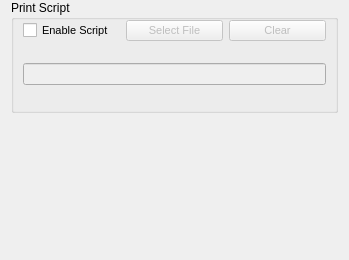
     <widget class="QWidget" name="DynamicPrintMode">
      <property name="geometry">
       <rect>
        <x>0</x>
        <y>0</y>
        <width>349</width>
        <height>260</height>
       </rect>
      </property>
      <attribute name="label">
       <string>                     Dynamic Print Mode</string>
      </attribute>
      <layout class="QGridLayout" name="gridLayout_11" rowstretch="5,6">
       <property name="topMargin">
        <number>0</number>
       </property>
       <item row="0" column="0">
        <widget class="QGroupBox" name="PrintScriptBox">
         <property name="title">
          <string>Print Script</string>
         </property>
         <layout class="QGridLayout" name="gridLayout_15" rowstretch="2,0,5">
          <property name="topMargin">
           <number>0</number>
          </property>
          <item row="0" column="1">
           <widget class="QPushButton" name="SelectPrintScript">
            <property name="enabled">
             <bool>false</bool>
            </property>
            <property name="sizePolicy">
             <sizepolicy hsizetype="Preferred" vsizetype="Preferred">
              <horstretch>0</horstretch>
              <verstretch>0</verstretch>
             </sizepolicy>
            </property>
            <property name="font">
             <font>
              <family>MS Shell Dlg 2</family>
              <pointsize>8</pointsize>
              <italic>false</italic>
              <bold>false</bold>
             </font>
            </property>
            <property name="text">
             <string>Select File</string>
            </property>
           </widget>
          </item>
          <item row="0" column="0">
           <widget class="QCheckBox" name="UsePrintScript">
            <property name="sizePolicy">
             <sizepolicy hsizetype="Preferred" vsizetype="Preferred">
              <horstretch>0</horstretch>
              <verstretch>0</verstretch>
             </sizepolicy>
            </property>
            <property name="font">
             <font>
              <family>MS Shell Dlg 2</family>
              <pointsize>8</pointsize>
              <italic>false</italic>
              <bold>false</bold>
             </font>
            </property>
            <property name="styleSheet">
             <string notr="true">font: 8pt &quot;MS Shell Dlg 2&quot;;</string>
            </property>
            <property name="text">
             <string>Enable Script</string>
            </property>
           </widget>
          </item>
          <item row="0" column="2">
           <widget class="QPushButton" name="ClearPrintScript">
            <property name="enabled">
             <bool>false</bool>
            </property>
            <property name="sizePolicy">
             <sizepolicy hsizetype="Preferred" vsizetype="Preferred">
              <horstretch>0</horstretch>
              <verstretch>0</verstretch>
             </sizepolicy>
            </property>
            <property name="font">
             <font>
              <family>MS Shell Dlg 2</family>
              <pointsize>8</pointsize>
              <italic>false</italic>
              <bold>false</bold>
             </font>
            </property>
            <property name="text">
             <string>Clear</string>
            </property>
           </widget>
          </item>
          <item row="1" column="0" rowspan="2" colspan="3">
           <widget class="QLineEdit" name="PrintScriptFile">
            <property name="enabled">
             <bool>false</bool>
            </property>
            <property name="font">
             <font>
              <pointsize>9</pointsize>
             </font>
            </property>
            <property name="text">
             <string/>
            </property>
            <property name="readOnly">
             <bool>true</bool>
            </property>
           </widget>
          </item>
         </layout>
        </widget>
       </item>
       <item row="1" column="0">
        <spacer name="verticalSpacer">
         <property name="orientation">
          <enum>Qt::Vertical</enum>
         </property>
         <property name="sizeHint" stdset="0">
          <size>
           <width>20</width>
           <height>40</height>
          </size>
         </property>
        </spacer>
       </item>
      </layout>
     </widget>
